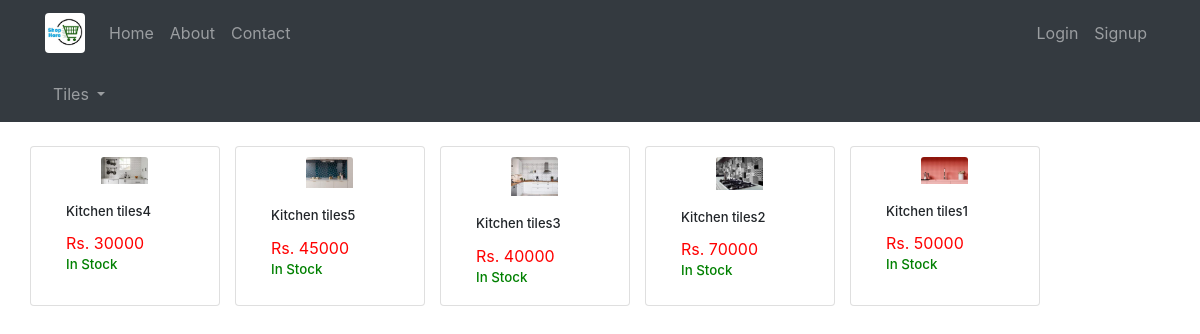
The app's page /subproduct5 with its own data.
### product/models.py (models this page shows, shortened)
class ProductForm(models.Model):
    name = models.CharField(max_length=250)
    description = models.CharField(max_length=5000)
    price = models.PositiveIntegerField()
    category = models.ForeignKey(Category, on_delete=models.DO_NOTHING)
    uploadedDate = models.DateTimeField(auto_now=True)
    stock = models.PositiveIntegerField()
    image = models.ImageField(upload_to='product_images/', height_field=None, width_field=None, max_length=100)
    class Meta:
        verbose_name = 'Products'
        verbose_name_plural = 'Products'

### product/views.py (the view)
# urls.py: path('subproduct<int:subcat>',views.subproduct,name="subproduct"),
def subproduct(request,subcat):
    myproduct={}
    context={
    'myproduct':ProductForm.objects.filter(category=subcat).order_by('-uploadedDate') ,}
    return render(request,'product/subproduct.html',context=context)

### product/context_processors.py (called while the page is built)
def all_categories(request):
    signup_form = UserProfileForm()
    login_form = UserLoginForm()
    data = {}
    for category in SUPERCATEGORY_CHOICES:
        data.update({category[1]: Category.objects.filter(superCategory=category[0])})
    return {'login_form': login_form,'signup_form': signup_form,'data': data}

### templates/product/subproduct.html
{% extends 'product/base.html' %}
{% load crispy_forms_tags %}
{% load static %}
{% block head %}
<link rel="stylesheet" type="text/css" href="{% static 'css/mainpage.css' %}">
{% endblock %}
{% block content%}
<br>
<div>
    <div class="row">
      {% for product in myproduct %}
      <div class="card col col-md-2" style="width:220px;margin-right: 15px;">
          <a href="{% url 'productpage' product.id %}" style="color: inherit;text-decoration: none;">
            <div style="margin-left: auto;margin-right: auto;">
                <img class="card-img-top product_image" src="media/{{ product.image }}" alt="Card image" style="height:30%; width:30%;margin-left: 55px;">
                <div class="card-body">
                  <h4 class="card-title" style="font-size: 13px;">{{ product.name }}</h4>
                  <p class="card-text" style="color:red;margin-bottom: 1px;">Rs. {{ product.price }}</p>
                  {% if product.stock != 0 %}
                    <h6 class="card-text" style="color:green;font-size: smaller;">In Stock</h6>
                  {% else %}
                    <h6 class="card-text" style="color:rgb(136, 4, 4);font-size: smaller;">Out of Stock</h6>
                  {% endif %}
                </div>
            </div>
          </a>
      </div>
    {% endfor %}
    </div>
</div>
<br>
{% endblock %}

### static/css/mainpage.css (style rules this page uses)
.product_image { width: 50%; margin-left: 74px; margin-top: 10px; }

### records on screen
ProductForm: image (picture), name "Kitchen tiles4", price "30000", stock "In Stock"
ProductForm: image (picture), name "Kitchen tiles5", price "45000", stock "In Stock"
ProductForm: image (picture), name "Kitchen tiles3", price "40000", stock "In Stock"
ProductForm: image (picture), name "Kitchen tiles2", price "70000", stock "In Stock"
ProductForm: image (picture), name "Kitchen tiles1", price "50000", stock "In Stock"

### other values on screen
{{ category }} "Tiles"
